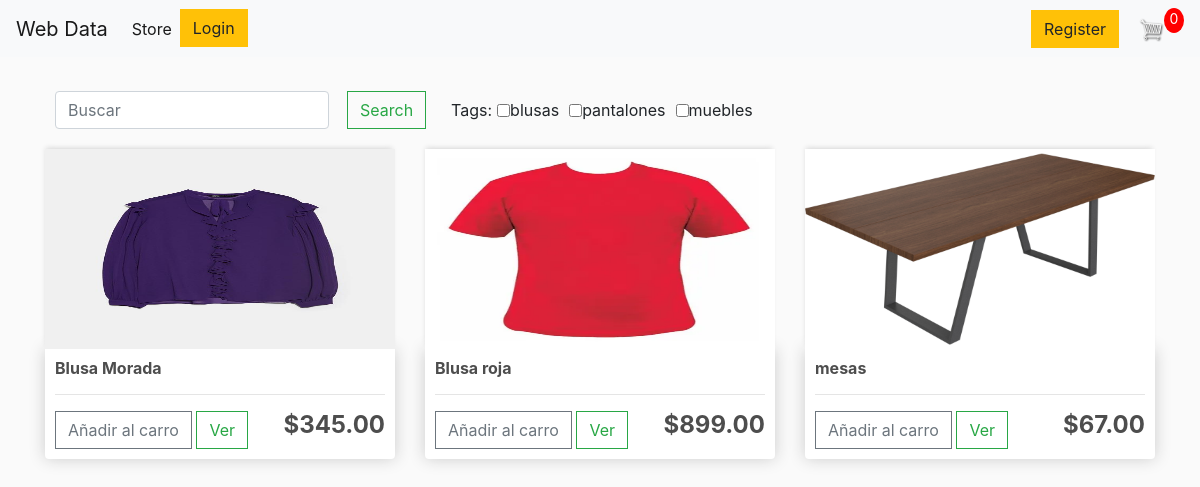
The page / on the database its author committed.
### store/models.py (models this page shows, shortened)
class ProductoTag(models.Model):
    nombre = models.CharField(max_length=32)
    slug = models.SlugField(max_length=48)
    descripcion = models.TextField('descripción')
    activo = models.BooleanField(default=True)
    class Meta:
        verbose_name=('Tag')
        verbose_name_plural=('Tags')
    def __str__(self):
        return self.nombre

class Producto(models.Model):
    nombre = models.CharField(max_length=60)
    tags = models.ManyToManyField(ProductoTag,blank=True)
    descripcion = models.TextField(blank=True)
    precio = models.DecimalField('Precio',max_digits=6,decimal_places=2)
    slug = models.SlugField(max_length=48)
    activo = models.BooleanField(default=True)
    en_stock = models.BooleanField(default=True)
    actualizacion = models.DateTimeField(auto_now=True)
    class Meta:
        ordering=('nombre',)
        verbose_name_plural=('Productos')

class ProductoImagen(models.Model):
    producto = models.ForeignKey(
                Producto,
                on_delete= models.CASCADE,
                related_name="imagenes")
    imagen = models.ImageField(upload_to='imagenes-del-producto')
    thumbnail =  models.ImageField(upload_to='producto-thumbnails',null=True,blank=True)
    class Meta:
        verbose_name = ('Imagen de Producto')
        verbose_name_plural=('Imagenes de Productos')

### store/views.py (the view)
# urls.py: path('',views.ProductListView.as_view(),name='store'),
class ProductListView(ListView):
    model = Producto
    template_name= 'store/store.html'
    paginate_by = 2
    def get_context_data(self,**kwargs):
        context = super().get_context_data(**kwargs)
        context['filter'] = ProductoFilter(self.request.GET,queryset=self.get_queryset())
        return context

### store/templates/store/store.html
{% extends 'store/base.html' %}
{% load widget_tweaks %}
{% load static %}
{% block content %}
<form class="form-inline" style="padding: 10px;">
   {% render_field filter.form.nombre class="form-control mr-sm-2"  placeholder='Buscar' %}
    <button  style="margin:10px;"class="btn btn-outline-success my-2 my-sm-0" type="submit">Search</button>
<div class="form-group col-sm-8 col-md-6">
          {{ filter.form.tags.label_tag }}
            {% for choice in filter.form.tags %}
              <label class="form-checkbox-inline" style="padding:5px;">
                {{choice.tag}} {{choice.choice_label}}
              </label>
            {% endfor %}
</div>
</form>
<div class="row">
{% for producto in filter.qs %}
    <div class="col-lg-4">
      {% if  producto.imagenes.all %}
        {% with producto.imagenes.all|first as obj %}
          <img  class="thumbnail" src="{{ obj.imagen.url }}">
        {% endwith %}
      {% else %}
        <img class="thumbnail" src="{% static 'images/placeholder.png' %}">
     {% endif %}
      <div class="box-element product">
       <h6><strong>{{producto.nombre}}</strong></h6>
       <hr>
       <a class="btn btn-outline-secondary add-btn" href="{% url 'store:add_to_order'%}?product_id={{producto.id}}">Añadir al carro</a>
       <a class="btn btn-outline-success" href="{% url 'store:producto_view' slug=producto.slug %}">Ver</a>
       <h4 style="display: inline-block; float: right"><strong>${{ producto.precio|floatformat:2}}</strong></h4>
    </div>
    </div>
{% endfor %}
  </div>
{% endblock %}

### static/css/main.css (style rules this page uses)
body { background-color: hsl(0, 0%, 98%); }
h1,h2,h3,h4,h5,h6 { color:hsl(0, 0%, 30%); }
.box-element { box-shadow:hsl(0, 0%, 80%) 0 0 16px; background-color: #fff; border-radius: 4px; padding: 10px; }
.thumbnail { width: 100%; height: 200px; -webkit-box-shadow: -1px -3px 5px -2px rgba(214,214,214,1); -moz-box-shadow: -1px -3px 5px -2px rgba(214,214,214,1); box-shadow: -1px -3px 5px -2px rgba(214,214,214,1); }
.product { border-radius: 0 0 4px 4px; }
.col-lg-4, .col-lg-6, .col-lg-8, .col-lg-12 { margin-top: 10px; }
.btn { border-radius: 0; }

### rows shown on the page
ProductoTag: choice_label "blusas"
ProductoTag: choice_label "pantalones"
ProductoTag: choice_label "muebles"
Producto: imagen (picture), nombre "Blusa Morada", precio "345.00"
Producto: imagen (picture), nombre "Blusa roja", precio "899.00"
Producto: imagen (picture), nombre "mesas", precio "67.00"

### other values the page prints
{{ filter.form.tags.label_tag }} "Tags:"
